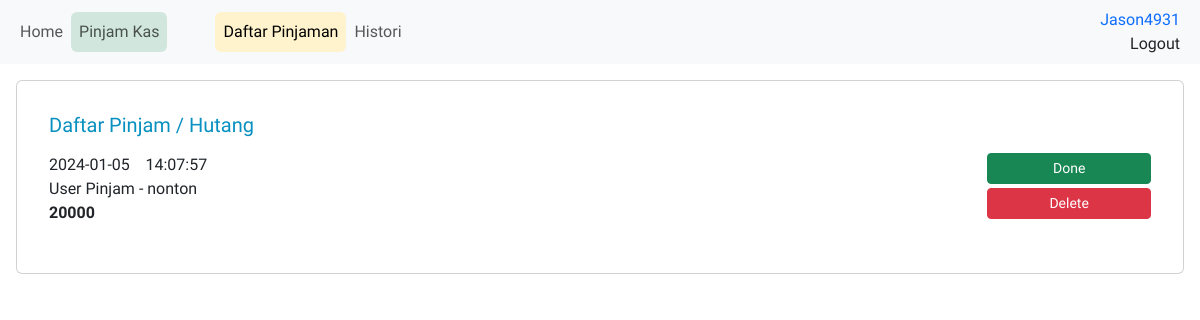
Screenshot of /?menu=daftar (signed in) with the database file from the repository.
### tables this page shows
CREATE TABLE `laporan` (
  `Nama` text NOT NULL,
  `Keterangan` text NOT NULL,
  `Accept` text NOT NULL DEFAULT 'False',
  `Uang` int(11) NOT NULL,
  `Kembalian` int(11) NOT NULL DEFAULT 0,
  `Tujuan` text NOT NULL,
  `Jam` time NOT NULL,
  `Hari` date NOT NULL,
  `Tglkembalian` date NOT NULL,
  `ID` int(11) NOT NULL
);

### daftar.php (the view, shortened to what this page needs)
<?php
$sql = "SELECT * FROM `laporan` WHERE `Accept`='False' ORDER BY `Hari` DESC";
$result = $conn->query($sql);
?>
<body>
  <?php include "nav.php"; ?>
  <div class="card m-3">
    <div class="card-body m-3">
      <h5 class="card-title" style="color:#0891C0">Daftar Pinjam / Hutang</h5>
      <p class="card-text" style="text-align: justify;">
        <?php if (mysqli_num_rows($result) > 0) {
          while ($row = $result->fetch_assoc()) {
        ?>
      <div class="row my-1 mt-3">
        <div class="col-lg-10 col-md-10 col-sm-9 col-8">
          <?php echo $row["Hari"] . " ⠀" . $row["Jam"] . "<br>";
            echo $row["Nama"] . " " . $row["Keterangan"] . " - " . $row["Tujuan"] . "<br>";
            echo "<b>" . $row["Uang"] . "</b><br>"; ?>
        </div>
        <div class="col-lg-2 col-md-2 col-sm-3 col-4">
          <?php echo "<a class='btn btn-success btn-sm w-100' href='./?menu=daftar&done=" . $row['ID'] . "'>Done</a>"; ?>
          <?php echo "<a class='btn btn-danger btn-sm w-100 mt-1' href='./?menu=daftar&delete=" . $row['ID'] . "'>Delete</a>"; ?>
        </div>
      </div>
  <?php }
        } ?>
  </p>
    </div>
  </div>
</body>
</html>

### index.php (style rules this page uses)
body { font-family: "Cantarell"; }

### rows the page displays
laporan: Hari "2024-01-05", Jam "14:07:57", Nama "User", Keterangan "Pinjam", Tujuan "nonton", Uang "20000"

### other values shown
$_SESSION["Username"] "Jason4931"
